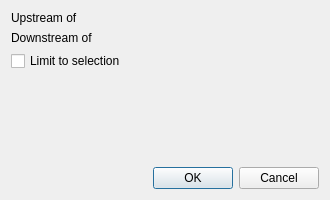
<?xml version="1.0" encoding="UTF-8"?>
<ui version="4.0">
 <class>Dialog</class>
 <widget class="QDialog" name="Dialog">
  <property name="geometry">
   <rect>
    <x>0</x>
    <y>0</y>
    <width>330</width>
    <height>200</height>
   </rect>
  </property>
  <property name="sizePolicy">
   <sizepolicy hsizetype="MinimumExpanding" vsizetype="MinimumExpanding">
    <horstretch>0</horstretch>
    <verstretch>0</verstretch>
   </sizepolicy>
  </property>
  <property name="minimumSize">
   <size>
    <width>300</width>
    <height>200</height>
   </size>
  </property>
  <property name="windowTitle">
   <string>QGEP interlis export</string>
  </property>
  <layout class="QVBoxLayout" name="verticalLayout">
   <item>
    <layout class="QFormLayout" name="formLayout">
     <item row="0" column="0">
      <widget class="QLabel" name="label">
       <property name="text">
        <string>Upstream of</string>
       </property>
      </widget>
     </item>
     <item row="0" column="1">
       <widget class="FeatureSelectorWidget" name="upstream_widget" native="true"/>
     </item>
     <item row="1" column="0">
      <widget class="QLabel" name="label_2">
       <property name="text">
        <string>Downstream of</string>
       </property>
      </widget>
     </item>
     <item row="1" column="1">
       <widget class="FeatureSelectorWidget" name="downstream_widget" native="true"/>
     </item>
     <item row="2" column="0" colspan="2">
      <widget class="QCheckBox" name="limit_checkbox">
       <property name="text">
        <string>Limit to selection</string>
       </property>
      </widget>
     </item>
    </layout>
   </item>
   <item>
    <widget class="QDialogButtonBox" name="buttonBox">
     <property name="orientation">
      <enum>Qt::Horizontal</enum>
     </property>
     <property name="standardButtons">
      <set>QDialogButtonBox::Cancel|QDialogButtonBox::Ok</set>
     </property>
    </widget>
   </item>
  </layout>
 </widget>
 <customwidgets>
  <customwidget>
   <class>FeatureSelectorWidget</class>
   <extends>QWidget</extends>
   <header location="global">qgepplugin.interlis.plugin.featureselectorwidget</header>
   <container>1</container>
  </customwidget>
 </customwidgets>
 <resources/>
 <connections>
  <connection>
   <sender>buttonBox</sender>
   <signal>accepted()</signal>
   <receiver>Dialog</receiver>
   <slot>accept()</slot>
   <hints>
    <hint type="sourcelabel">
     <x>248</x>
     <y>254</y>
    </hint>
    <hint type="destinationlabel">
     <x>157</x>
     <y>274</y>
    </hint>
   </hints>
  </connection>
  <connection>
   <sender>buttonBox</sender>
   <signal>rejected()</signal>
   <receiver>Dialog</receiver>
   <slot>reject()</slot>
   <hints>
    <hint type="sourcelabel">
     <x>316</x>
     <y>260</y>
    </hint>
    <hint type="destinationlabel">
     <x>286</x>
     <y>274</y>
    </hint>
   </hints>
  </connection>
 </connections>
</ui>
